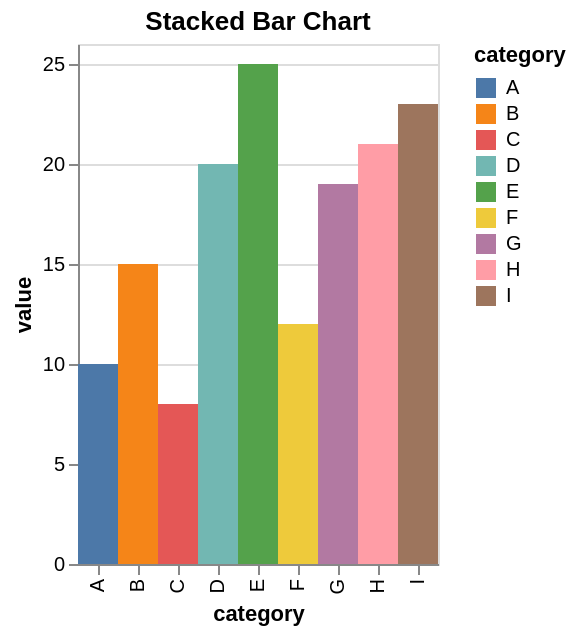

Express this chart as Vega-Lite.
### Vega-Lite specification from a JSON file in a GitHub repository (floating-point values rounded to 4 significant figures)
{"$schema": "https://vega.github.io/schema/vega-lite/v5.20.1.json", "config": {"view": {"continuousHeight": 300, "continuousWidth": 300}}, "data": {"name": "data-7236977939362759d3deb27d6bb3940b"}, "datasets": {"data-7236977939362759d3deb27d6bb3940b": [{"category": "A", "month": "Jan", "sales": 3, "value": 10}, {"category": "B", "month": "Feb", "sales": 7, "value": 15}, {"category": "C", "month": "Mar", "sales": 5, "value": 8}, {"category": "D", "month": "Apr", "sales": 10, "value": 20}, {"category": "E", "month": "May", "sales": 8, "value": 25}, {"category": "F", "month": "Jun", "sales": 7, "value": 12}, {"category": "G", "month": "Jul", "sales": 11, "value": 19}, {"category": "H", "month": "Aug", "sales": 9, "value": 21}, {"category": "I", "month": "Sep", "sales": 10, "value": 23}]}, "encoding": {"color": {"field": "category", "type": "nominal"}, "x": {"field": "category", "type": "nominal"}, "y": {"field": "value", "type": "quantitative"}}, "height": 260, "mark": {"size": 20, "type": "bar"}, "title": "Stacked Bar Chart", "width": "container"}
